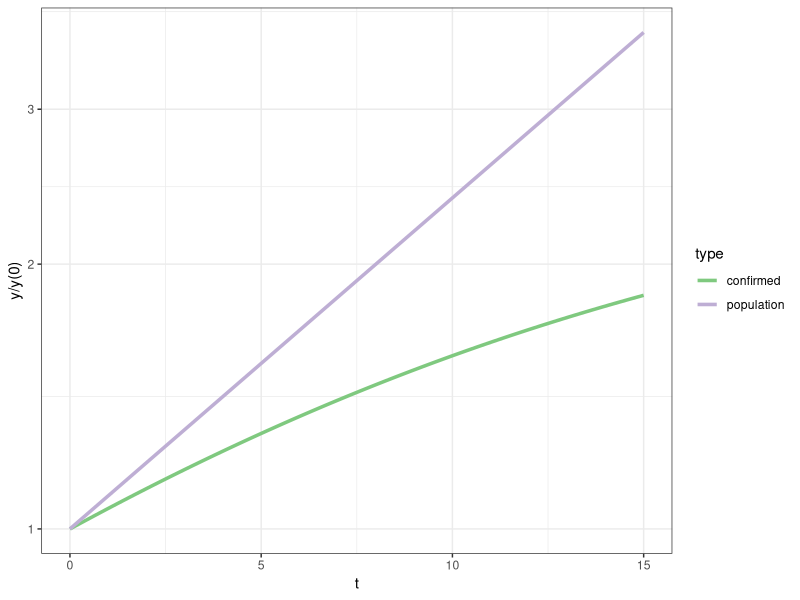

This figure's R source:
## ---- chunk 1
library(dplyr)
library(ggplot2)
library(tibble)

td <- 8
b <- 60
## ---- chunk 2
r <- log(2)/td
f1 <- function(x) {0.01*exp(r*x)}
f2 <- function(x) {b*f1(x)/(1+(b-1)*f1(x))}

x <- seq(0,15, length.out=100)
pd <- bind_rows(
  tibble(t=x, y=f1(x)/f1(0), type='population'),
  tibble(t=x, y=f2(x)/f2(0), type='confirmed')
)
ggplot(pd, aes(x=t, y=y, color=type)) + geom_line(size=1.2) + 
  scale_y_log10() + 
  theme_bw() + 
  scale_color_brewer(type='qual') + ylab('y/y(0)')
